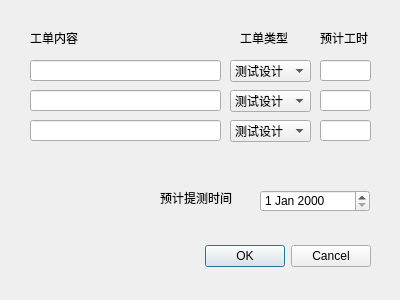
<?xml version="1.0" encoding="UTF-8"?>
<ui version="4.0">
 <class>createTestOrder</class>
 <widget class="QDialog" name="createTestOrder">
  <property name="geometry">
   <rect>
    <x>0</x>
    <y>0</y>
    <width>400</width>
    <height>300</height>
   </rect>
  </property>
  <property name="windowTitle">
   <string>快速创建测试任务的工单</string>
  </property>
  <widget class="QDialogButtonBox" name="buttonBox">
   <property name="geometry">
    <rect>
     <x>30</x>
     <y>240</y>
     <width>341</width>
     <height>32</height>
    </rect>
   </property>
   <property name="orientation">
    <enum>Qt::Horizontal</enum>
   </property>
   <property name="standardButtons">
    <set>QDialogButtonBox::Cancel|QDialogButtonBox::Ok</set>
   </property>
  </widget>
  <widget class="QComboBox" name="comboBox">
   <property name="geometry">
    <rect>
     <x>230</x>
     <y>60</y>
     <width>81</width>
     <height>22</height>
    </rect>
   </property>
   <item>
    <property name="text">
     <string>测试设计</string>
    </property>
   </item>
   <item>
    <property name="text">
     <string>测试用例</string>
    </property>
   </item>
   <item>
    <property name="text">
     <string>用例评审</string>
    </property>
   </item>
   <item>
    <property name="text">
     <string>测试执行</string>
    </property>
   </item>
   <item>
    <property name="text">
     <string>编写测试报告</string>
    </property>
   </item>
  </widget>
  <widget class="QDateEdit" name="dateEdit">
   <property name="geometry">
    <rect>
     <x>260</x>
     <y>190</y>
     <width>110</width>
     <height>22</height>
    </rect>
   </property>
  </widget>
  <widget class="QLabel" name="label_2">
   <property name="geometry">
    <rect>
     <x>240</x>
     <y>30</y>
     <width>53</width>
     <height>16</height>
    </rect>
   </property>
   <property name="text">
    <string>工单类型</string>
   </property>
  </widget>
  <widget class="QLabel" name="label">
   <property name="geometry">
    <rect>
     <x>30</x>
     <y>30</y>
     <width>53</width>
     <height>16</height>
    </rect>
   </property>
   <property name="text">
    <string>工单内容</string>
   </property>
  </widget>
  <widget class="QLabel" name="label_3">
   <property name="geometry">
    <rect>
     <x>320</x>
     <y>30</y>
     <width>53</width>
     <height>16</height>
    </rect>
   </property>
   <property name="text">
    <string>预计工时</string>
   </property>
  </widget>
  <widget class="QLineEdit" name="lineEdit">
   <property name="geometry">
    <rect>
     <x>30</x>
     <y>60</y>
     <width>191</width>
     <height>21</height>
    </rect>
   </property>
  </widget>
  <widget class="QLineEdit" name="lineEdit_2">
   <property name="geometry">
    <rect>
     <x>320</x>
     <y>60</y>
     <width>51</width>
     <height>21</height>
    </rect>
   </property>
  </widget>
  <widget class="QComboBox" name="comboBox_2">
   <property name="geometry">
    <rect>
     <x>230</x>
     <y>90</y>
     <width>81</width>
     <height>22</height>
    </rect>
   </property>
   <item>
    <property name="text">
     <string>测试设计</string>
    </property>
   </item>
   <item>
    <property name="text">
     <string>测试用例</string>
    </property>
   </item>
   <item>
    <property name="text">
     <string>用例评审</string>
    </property>
   </item>
   <item>
    <property name="text">
     <string>测试执行</string>
    </property>
   </item>
   <item>
    <property name="text">
     <string>编写测试报告</string>
    </property>
   </item>
  </widget>
  <widget class="QLineEdit" name="lineEdit_3">
   <property name="geometry">
    <rect>
     <x>320</x>
     <y>90</y>
     <width>51</width>
     <height>21</height>
    </rect>
   </property>
  </widget>
  <widget class="QLineEdit" name="lineEdit_4">
   <property name="geometry">
    <rect>
     <x>30</x>
     <y>90</y>
     <width>191</width>
     <height>21</height>
    </rect>
   </property>
  </widget>
  <widget class="QLineEdit" name="lineEdit_5">
   <property name="geometry">
    <rect>
     <x>30</x>
     <y>120</y>
     <width>191</width>
     <height>21</height>
    </rect>
   </property>
  </widget>
  <widget class="QLineEdit" name="lineEdit_6">
   <property name="geometry">
    <rect>
     <x>320</x>
     <y>120</y>
     <width>51</width>
     <height>21</height>
    </rect>
   </property>
  </widget>
  <widget class="QComboBox" name="comboBox_3">
   <property name="geometry">
    <rect>
     <x>230</x>
     <y>120</y>
     <width>81</width>
     <height>22</height>
    </rect>
   </property>
   <item>
    <property name="text">
     <string>测试设计</string>
    </property>
   </item>
   <item>
    <property name="text">
     <string>测试用例</string>
    </property>
   </item>
   <item>
    <property name="text">
     <string>用例评审</string>
    </property>
   </item>
   <item>
    <property name="text">
     <string>测试执行</string>
    </property>
   </item>
   <item>
    <property name="text">
     <string>编写测试报告</string>
    </property>
   </item>
  </widget>
  <widget class="QLabel" name="label_4">
   <property name="geometry">
    <rect>
     <x>160</x>
     <y>190</y>
     <width>91</width>
     <height>16</height>
    </rect>
   </property>
   <property name="text">
    <string>预计提测时间</string>
   </property>
  </widget>
 </widget>
 <resources/>
 <connections>
  <connection>
   <sender>buttonBox</sender>
   <signal>accepted()</signal>
   <receiver>createTestOrder</receiver>
   <slot>accept()</slot>
   <hints>
    <hint type="sourcelabel">
     <x>248</x>
     <y>254</y>
    </hint>
    <hint type="destinationlabel">
     <x>157</x>
     <y>274</y>
    </hint>
   </hints>
  </connection>
  <connection>
   <sender>buttonBox</sender>
   <signal>rejected()</signal>
   <receiver>createTestOrder</receiver>
   <slot>reject()</slot>
   <hints>
    <hint type="sourcelabel">
     <x>316</x>
     <y>260</y>
    </hint>
    <hint type="destinationlabel">
     <x>286</x>
     <y>274</y>
    </hint>
   </hints>
  </connection>
 </connections>
</ui>
